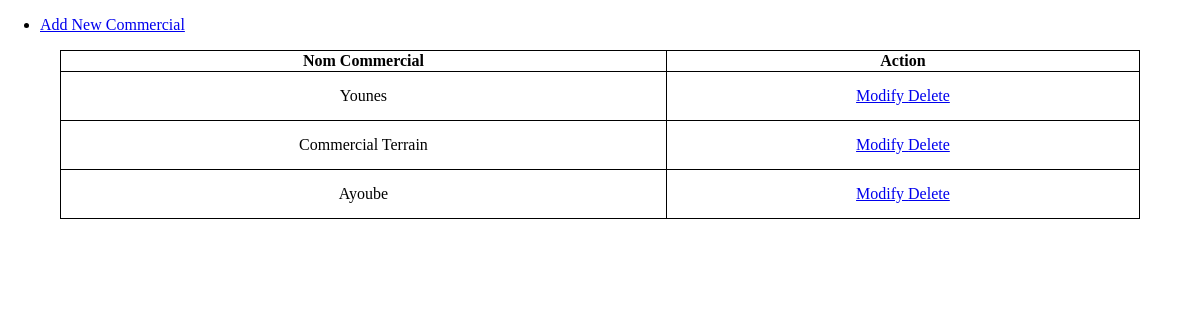
Screenshot of /ArchiveZemzem/PHP/Commercial/listCommercial.php with the database file from the repository.
### tables this page shows
CREATE TABLE `Commercial` (
  `id_Commercial` int(11) NOT NULL,
  `Nom_commercial` varchar(50) NOT NULL
);

### ArchiveZemzem/PHP/Commercial/listCommercial.php (the view, shortened to what this page needs)
<?php
    include("../ConnectDatabase.php");
?>
<!DOCTYPE html>
<html lang="en">
    <head>
        <link rel="stylesheet" href="../../css/styleInfoUser.css">
    </head>
    <body>
        <ul>
            <li> <a href="addCommercial.php"> Add New Commercial </a> </li>
        </ul>
        <table>
            <thead >
                <th> Nom Commercial </th>
                <th> Action </th>
            </thead>
        <?php
            $selectCommercialReq = $db -> query("SELECT * FROM Commercial ");
            while($selectCommercialReqResult  = $selectCommercialReq->fetch()){
                echo "<tr>";
                    echo"<td>". $selectCommercialReqResult["Nom_commercial"]."</td>";
                    echo"<td> <a href='modifyCommercial.php?id=".$selectCommercialReqResult["id_Commercial"]."'> Modify </a> <a href= 'deleteCommercial.php?id=".$selectCommercialReqResult["id_Commercial"]."'> Delete </a> </td>
                    <tr>"
                    ;
            }
        ?>
        </table>
    </body>
</html>

### ArchiveZemzem/CSS/styleInfoUser.css (style rules this page uses)
body { margin: 0px; }
table , td , th { border: 1px solid black; border-collapse: collapse; text-align: center; }
table { margin-top: 10px; margin-left: 5%; width: 90%; }
td { padding: 15px; }

### rows the page displays
commercial: Nom_commercial "Younes"
commercial: Nom_commercial "Commercial Terrain"
commercial: Nom_commercial "Ayoube"
